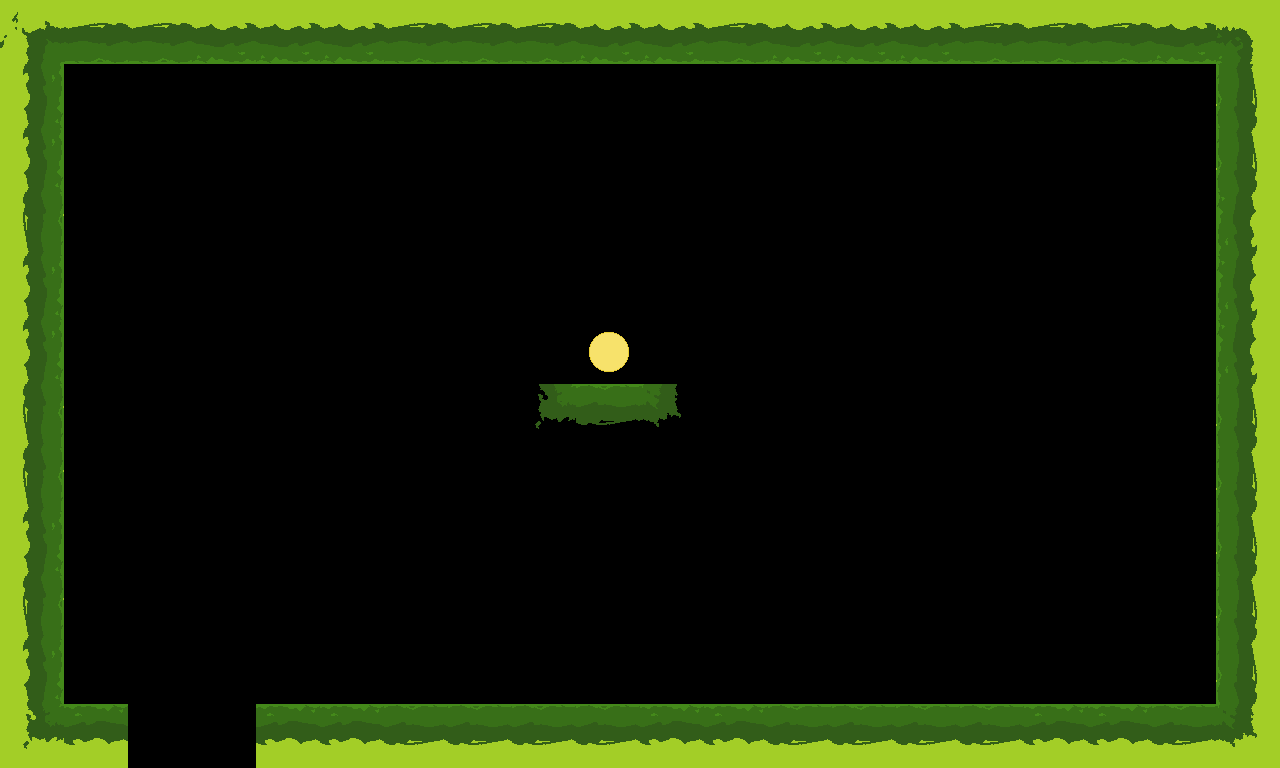

This is a level from a 2D game, rendered from its Tiled map with the project's own tilesets. A one-line summary and the complete map file follow:
An orthogonal 20x12 tile map with 64x64 px tiles, 3 tile layers (bg, bounds, scaledown), 2 hidden layers not drawn, 3 tilesets.

<map version="1.0" orientation="orthogonal" renderorder="right-down" width="20" height="12" tilewidth="64" tileheight="64" nextobjectid="1">
 <tileset firstgid="1" name="wall" tilewidth="64" tileheight="64" tilecount="18" columns="18">
  <image source="wall.png" width="1152" height="64" />
 </tileset>
 <tileset firstgid="19" name="coin" tilewidth="64" tileheight="64" tilecount="3" columns="3">
  <image source="coin.png" width="192" height="64" />
 </tileset>
 <tileset firstgid="22" name="spikes" tilewidth="64" tileheight="64" tilecount="5" columns="5">
  <image source="spikes.png" width="320" height="64" />
 </tileset>
 <layer name="bg" width="20" height="12">
  <data encoding="csv">
13,13,13,13,13,13,13,13,13,13,13,13,13,13,13,13,13,13,13,13,
13,0,0,0,0,0,0,0,0,0,0,0,0,0,0,0,0,0,0,13,
13,0,0,0,0,0,0,0,0,0,0,0,0,0,0,0,0,0,0,13,
13,0,0,0,0,0,0,0,0,0,0,0,0,0,0,0,0,0,0,13,
13,0,0,0,0,0,0,0,0,0,0,0,0,0,0,0,0,0,0,13,
13,0,0,0,0,0,0,0,0,0,0,0,0,0,0,0,0,0,0,13,
13,0,0,0,0,0,0,0,0,0,0,0,0,0,0,0,0,0,0,13,
13,0,0,0,0,0,0,0,0,0,0,0,0,0,0,0,0,0,0,13,
13,0,0,0,0,0,0,0,0,0,0,0,0,0,0,0,0,0,0,13,
13,0,0,0,0,0,0,0,0,0,0,0,0,0,0,0,0,0,0,13,
13,0,0,0,0,0,0,0,0,0,0,0,0,0,0,0,0,0,0,13,
13,13,0,0,13,13,13,13,13,13,13,13,13,13,13,13,13,13,13,13
</data>
 </layer>
 <layer name="bounds" width="20" height="12">
  <data encoding="csv">
9,5,5,6,6,6,5,5,5,6,6,5,6,6,6,5,5,5,6,10,
7,0,0,0,0,0,0,0,0,0,0,0,0,0,0,0,0,0,0,1,
7,0,0,0,0,0,0,0,0,0,0,0,0,0,0,0,0,0,0,1,
8,0,0,0,0,0,0,0,0,0,0,0,0,0,0,0,0,0,0,2,
7,0,0,0,0,0,0,0,0,0,0,0,0,0,0,0,0,0,0,2,
7,0,0,0,0,0,0,0,0,0,0,0,0,0,0,0,0,0,0,2,
8,0,0,0,0,0,0,0,11,4,12,0,0,0,0,0,0,0,0,1,
8,0,0,0,0,0,0,0,0,0,0,0,0,0,0,0,0,0,0,1,
7,0,0,0,0,0,0,0,0,0,0,0,0,0,0,0,0,0,0,1,
8,0,0,0,0,0,0,0,0,0,0,0,0,0,0,0,0,0,0,1,
7,0,0,0,0,0,0,0,0,0,0,0,0,0,0,0,0,0,0,1,
11,3,0,0,3,3,4,4,4,4,3,3,4,4,4,4,3,3,4,12
</data>
 </layer>
 <layer name="scaledown" width="20" height="12">
  <data encoding="csv">
0,0,0,0,0,0,0,0,0,0,0,0,0,0,0,0,0,0,0,0,
0,0,0,0,0,0,0,0,0,0,0,0,0,0,0,0,0,0,0,0,
0,0,0,0,0,0,0,0,0,0,0,0,0,0,0,0,0,0,0,0,
0,0,0,0,0,0,0,0,0,0,0,0,0,0,0,0,0,0,0,0,
0,0,0,0,0,0,0,0,0,0,0,0,0,0,0,0,0,0,0,0,
0,0,0,0,0,0,0,0,0,19,0,0,0,0,0,0,0,0,0,0,
0,0,0,0,0,0,0,0,0,0,0,0,0,0,0,0,0,0,0,0,
0,0,0,0,0,0,0,0,0,0,0,0,0,0,0,0,0,0,0,0,
0,0,0,0,0,0,0,0,0,0,0,0,0,0,0,0,0,0,0,0,
0,0,0,0,0,0,0,0,0,0,0,0,0,0,0,0,0,0,0,0,
0,0,0,0,0,0,0,0,0,0,0,0,0,0,0,0,0,0,0,0,
0,0,0,0,0,0,0,0,0,0,0,0,0,0,0,0,0,0,0,0
</data>
 </layer>
 <layer name="scaleup" width="20" height="12" visible="0">
  <data encoding="csv">
0,0,0,0,0,0,0,0,0,0,0,0,0,0,0,0,0,0,0,0,
0,0,0,0,0,0,0,0,0,0,0,0,0,0,0,0,0,0,0,0,
0,0,0,0,0,0,0,0,0,0,0,0,0,0,0,0,0,0,0,0,
0,0,0,0,0,0,0,0,0,0,0,0,0,0,0,0,0,0,0,0,
0,0,0,0,0,0,0,0,0,0,0,0,0,0,0,0,0,0,0,0,
0,0,0,0,0,0,0,0,0,0,0,0,0,0,0,0,0,0,0,0,
0,0,0,0,0,0,0,0,0,0,0,0,0,0,0,0,0,0,0,0,
0,0,0,0,0,0,0,0,0,0,0,0,0,0,0,0,0,0,0,0,
0,0,0,0,0,0,0,0,0,0,0,0,0,0,0,0,0,0,0,0,
0,0,0,0,0,0,0,0,0,0,0,0,0,0,0,0,0,0,0,0,
0,0,0,0,0,0,0,0,0,0,0,0,0,0,0,0,0,0,0,0,
0,0,0,0,0,0,0,0,0,0,0,0,0,0,0,0,0,0,0,0
</data>
 </layer>
 <layer name="spikes" width="20" height="12" visible="0">
  <data encoding="csv">
0,0,0,0,0,0,0,0,0,0,0,0,0,0,0,0,0,0,0,0,
0,0,0,0,0,0,0,0,0,0,0,0,0,0,0,0,0,0,0,0,
0,0,0,0,0,0,0,0,0,0,0,0,0,0,0,0,0,0,0,0,
0,0,0,0,0,0,0,0,0,0,0,0,0,0,0,0,0,0,0,0,
0,0,0,0,0,0,0,0,0,0,0,0,0,0,0,0,0,0,0,0,
0,0,0,0,0,0,0,0,0,0,0,0,0,0,0,0,0,0,0,0,
0,0,0,0,0,0,0,0,0,0,0,0,0,0,0,0,0,0,0,0,
0,0,0,0,0,0,0,0,0,0,0,0,0,0,0,0,0,0,0,0,
0,0,0,0,0,0,0,0,0,0,0,0,0,0,0,0,0,0,0,0,
0,0,0,0,0,0,0,0,0,0,0,0,0,0,0,0,0,0,0,0,
0,0,0,0,0,0,0,0,0,0,0,0,0,0,0,0,0,0,0,0,
0,0,0,0,0,0,0,0,0,0,0,0,0,0,0,0,0,0,0,0
</data>
 </layer>
</map>
